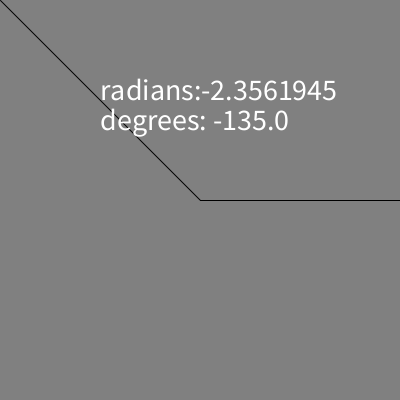
Frame 1 (no input)
Frame 60 (the mouse pressed at the canvas centre just before this capture): identical to frame 1, image omitted
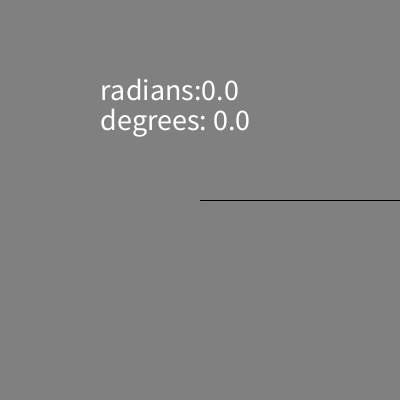
Frame 120 (the mouse held since frame 60 and released just before this capture)

The Processing sketch that drew these frames (run headless with seeded random() and noise(); from frame 60 on, the mouse is pressed at the canvas centre):

// Processing sketch: week05_3_atan2_dy_text_radians_degrees
// ── week05_3_atan2_dy_text_radians_degrees.pde
//week05_3_atan2_dy_text_radians_degrees
// degress vs .radians
void setup(){
  size(400,400);
}
void draw(){
  background(128);
  line(200,200,400,200);
  line(200,200,mouseX,mouseY);
  float dx = mouseX-200, dy=mouseY-200;
  float a = atan2(dy,dx);
  arc(200,200,200,200,0,a,PIE);
  textSize(30);
  text("radians:"+a,100,100);
  text("degrees: "+degrees(a),100,130);
}
